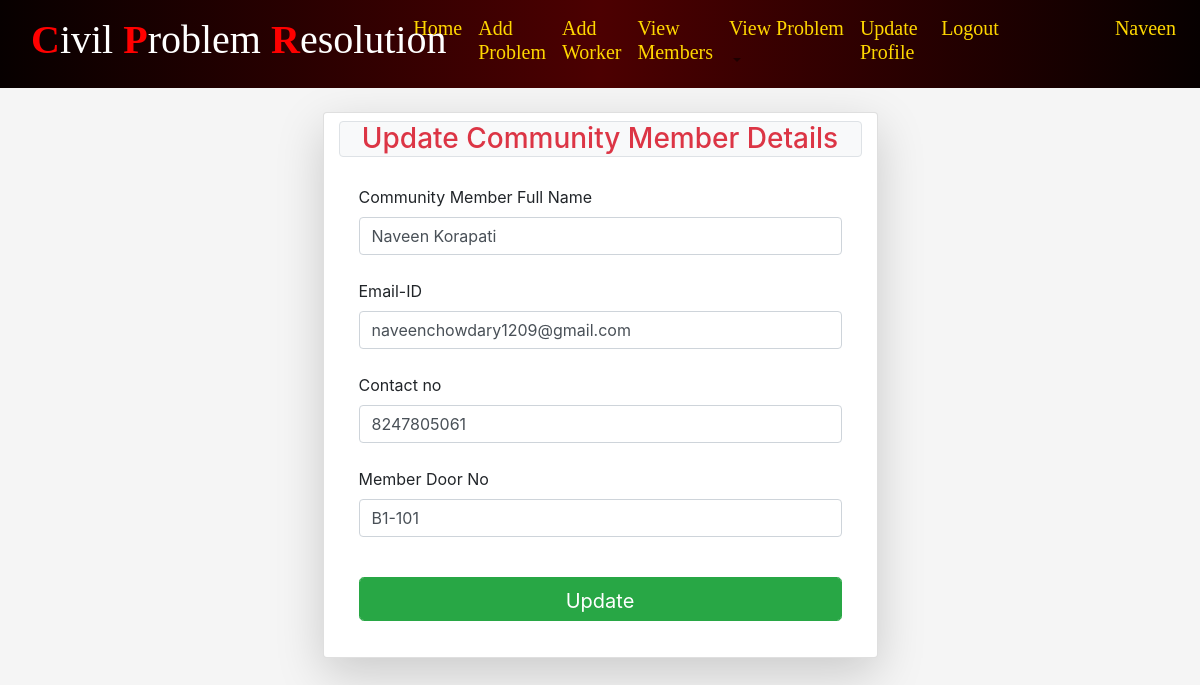
The app's page /cmupdate/1/ (signed in) with its own data.
### CPRapp/models.py (models this page shows, shortened)
class Member(models.Model):
	mname=models.CharField(max_length=200)
	memail=models.EmailField(max_length=200)
	mcno=models.CharField(max_length=10,default='')
	mdoorno=models.CharField(max_length=200)
	mimage=models.ImageField(null=True,blank=True)

### CPRapp/views.py (the view, shortened to what this page needs)
# urls.py: path('cmupdate/<int:id>/',views.cmupdate,name="cmupdate"),
@login_required
def cmupdate(rq,id):
	data=Member.objects.get(id=id)
	return render(rq,'html/UpdateCm.html',{'info':data})

### CPRapp/templates/html/UpdateCm.html (shortened to what this page needs)
{% extends 'html/base.html' %}
{% block content %}
<div class="container">
  <div class="card col-md-6 mt-4 shadow-lg mx-auto">
    <h3 class="bg-light text-danger text-center mt-2 border rounded">Update Community Member Details</h3>
    <div class="card-body">
      <form method="post" enctype="multipart/form-data">
        <div class="form-group">
            <label for="mname">Community Member Full Name</label><br>
            <input  name="mname" id="mname" class="form-control" value="{{info.mname}}" required><br>
            <label for="memail">Email-ID</label><br>
            <input  name="memail" id="memail" class="form-control" value="{{info.memail}}" required><br>
            <label for="mcno"> Contact no</label><br>
            <input class="form-control" id="mcno" name="mcno"  value="{{info.mcno}}" required></input><br>
            <label for="mdoorno">Member Door No</label><br>
            <input  name="mdoorno" id="mdoorno" class="form-control" value="{{info.mdoorno}}" required><br>
            <input type="submit" class="btn btn-success btn-lg mt-3 mx-auto form-control" value="Update" >
        </div>
      </form>
    </div>
  </div>
</div>
{% endblock %}

### CPRapp/templates/html/navbar.html (shortened to what this page needs)
{% load static %}
<nav class="navbar navbar-expand-lg navbar-light nav-bk4">
  <div class="col-md-4"><a class="navbar-brand" href="{% url 'hm' %}">
    <h1 style="font-family:Verdana Bold; color:white;"><strong style="color:Red">C</strong>ivil <strong style="color:Red">P</strong>roblem <strong style="color:Red">R</strong>esolution</h1>
  </a></div>
 <div class="collapse navbar-collapse" id="collapsibleNavbar">
    <ul class="navbar-nav ">
    {% if not user.is_authenticated %}
    <li class="nav-item">
      <a class="nav-link" href="{% url 'hm' %}"><h3 style="color:Gold; font-family:Verdana Bold;">Home</h3></a>
    </li>
    <li class="nav-item">
      <a class="nav-link" href="{% url 'about' %}"><h3 style="color:Gold; font-family:Verdana Bold;">About</h3></a>
    </li>
    <li class="nav-item">
      <a class="nav-link" href="{% url 'contact' %}"><h3 style="color:Gold; font-family:Verdana Bold;">Contact Us</h3></a>
    </li>
    <li class="nav-item">
      <a class="nav-link" href="{% url 'achievements' %}"><h3 style="color:Gold; font-family:Verdana Bold;">Achievements</h3></a>
    </li>
    <li></li>
    <li class="nav-item">
      <a class="nav-link" href="{% url 'ulog' %}"><h3 style="color:Gold; font-family:Verdana Bold;">Login Here</h3></a>
    </li>
    <li></li>
    <li class="nav-item">
      <a class="nav-link" href="{% url 'reg' %}"><h3 style="color:Gold; font-family:Verdana Bold;">New User</h3></a>
    </li>
    <!-- <li class="nav-item">
      <a class="nav-link" href="{% url 'alog' %}"><h3 style="color:Gold; font-family:Verdana Bold;">Admin Login</h3></a>
    </li> -->
    <div class="col-sm-2 mx-auto"><img src="{% static 'images/lion.png' %}" alt="lion" style="margin-left :100px;width:50px;height:50px;border-radius:50%;background-color:transparent;">
  <Strong style="font-family:Brush Script MT;color:aqua;font-size:25px;margin-left:100px">Orion</Strong>
  </div>
    {% else %}
      {% if user.is_superuser %}
          <li class="nav-item">
          <a class="nav-link" href="{% url 'dash' %}"><h6 style="color:Gold; font-family:Verdana Bold;">Home</h6></a>
          </li>
          <li class="nav-item">
          <a class="nav-link" href="{% url 'newmem' %}"><h6 style="color:Gold; font-family:Verdana Bold;">Add New Member</h6></a>
          </li>
          <li class="dropdown">
                <a type="button" class="nav-link dropdown-toggle" data-toggle="dropdown">
                <h6 style="color:Gold; font-family:Verdana Bold;">Workers</h6>
              </a>
              <div class="dropdown-menu">
                <a class="nav-link" href="{% url 'addwork' %}"><h5 style="color:black; font-family:Verdana Bold;">Add Worker</h5></a>
                <a class="nav-link" href="{% url 'workview' %}"><h5 style="color:black; font-family:Verdana Bold;">View Worker</h5></a>
              </div>
        </li>
        <li class="dropdown">
                <a type="button" class="nav-link dropdown-toggle" data-toggle="dropdown">
                <h6 style="color:Gold; font-family:Verdana Bold;">BlockManagers</h6>
              </a>
              <div class="dropdown-menu">
                <a class="nav-link" href="{% url 'addfm' %}"><h6 style="color:black; font-family:Verdana Bold;">Add BlockManagers</h5></a>
                <a class="nav-link" href="{% url 'fmview' %}"><h6 style="color:black; font-family:Verdana Bold;">View BlockManagers</h5></a>
              </div>
        </li>
          <li class="nav-item">
          <a class="nav-link" href="{% url 'userview' %}"><h6 style="color:Gold; font-family:Verdana Bold;">View Users</h6></a>
          </li>
          <li class="nav-item">
          <a class="nav-link" href="{% url 'memview' %}"><h6 style="color:Gold; font-family:Verdana Bold;">View Members</h6></a>
          </li>
          <li class="dropdown">
                <a type="button" class="nav-link dropdown-toggle" data-toggle="dropdown">
                <h6 style="color:Gold; font-family:Verdana Bold;">Problems</h6>
              </a>
              <div class="dropdown-menu">
                <a class="dropdown-item" href="{% url 'pns' %}"><h5 style="color:black; font-family:Verdana Bold;">Problems Not Solved</h5></a>
                <a class="dropdown-item" href="{% url 'pis' %}"><h5 style="color:black; font-family:Verdana Bold;">Problems in Progress</h5></a>
                <a class="dropdown-item" href="{% url 'ps' %}"><h5 style="color:black; font-family:Verdana Bold;">Problems Resolved</h5></a>
                <a class="dropdown-item" href="{% url 'allpro' %}"><h5 style="color:black; font-family:Verdana Bold;">View All Problems</h5></a>
              </div>
        </li>
        <li class="nav-item">
          <a class="nav-link" href="{% url 'contview' %}"><h6 style="color:Gold; font-family:Verdana Bold;">View Contact</h6></a>
        </li>
        <li class="nav-item">
            <a class="nav-link" href="{% url 'logo' %}"><h6 style="color:Gold; font-family:Verdana Bold;">Logout</h6></a>
        </li>
        <li class="nav-item" style="margin-left:70px">
            <a class="nav-link" href="#"><h4 style="color:Gold; font-family:Verdana Bold;">{{request.user.username}}</h4></a>
        </li>
      {% else %}
          <li class="nav-item">
            <a class="nav-link" href="{% url 'dash' %}"><h5 style="color:Gold; font-family:Verdana Bold;">Home</h5></a>
          </li>
          <li class="nav-item">
            <a class="nav-link" href="{% url 'addpro' %}"><h5 style="color:Gold; font-family:Verdana Bold;">Add Problem</h5></a>
          </li>
          <li class="nav-item">
            <a class="nav-link" href="{% url 'addwork' %}"><h5 style="color:Gold; font-family:Verdana Bold;">Add Worker</h5></a>
          </li>
          <li class="nav-item">
            <a class="nav-link" href="{% url 'memview' %}"><h5 style="color:Gold; font-family:Verdana Bold;">View Members</h5></a>
          </li>
          <li class="dropdown">
                <a type="button" class="nav-link dropdown-toggle" data-toggle="dropdown">
                <h5 style="color:Gold; font-family:Verdana Bold;">View Problem</h5>
              </a>
        </li>
        <li class="nav-item">
            <a class="nav-link" href="{% url 'upf' %}"><h5 style="color:Gold; font-family:Verdana Bold;">Update Profile</h5></a>
        </li>
        <li class="nav-item">
            <a class="nav-link" href="{% url 'logo' %}"><h5 style="color:Gold; font-family:Verdana Bold;">Logout</h5></a>
        </li>
        <li class="nav-item" style="margin-left:100px">
            <a class="nav-link" href="#"><h5 style="color:Gold; font-family:Verdana Bold;">{{request.user.username}}</h5></a>
        </li>
      {% endif %}
{% endif %}
</ul>
</div>
</nav>

### CPRapp/templates/html/navbar.html (style rules this page uses)
.nav-bk4 { background: #070000; background: -webkit-linear-gradient(to right, #070000, #4C0001, #070000); background: linear-gradient(to right, #070000, #4C0001, #070000); }

### records on screen
Member: mname "Naveen Korapati", memail "naveenchowdary1209@gmail.com", mcno "8247805061", mdoorno "B1-101"

### other values on screen
{{ request.user.username }} "Naveen"
